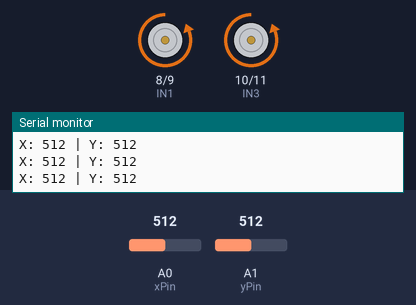
This sketch was run on a simulated Arduino Uno, built with avr-gcc and run on an emulated ATmega328P. Parts: motor-driver pin pairs drawn as motors (green arrow = first pin HIGH = forward, orange = second pin HIGH = backward, longer = more drive), the last lines printed to the serial monitor. Inputs (shaded band) come from the test bench; at power-on: A1 (yPin) = 512, A0 (xPin) = 512.

Above: at 1.2 s.
1.3 s: A1 (yPin) set to 395
2.8 s: A1 (yPin) set to 365
At 3.5 s:
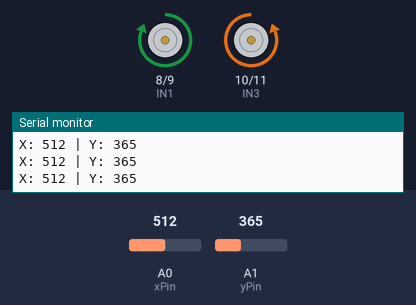
4.3 s: A0 (xPin) set to 398
5.8 s: A0 (xPin) set to 366
At 6.5 s:
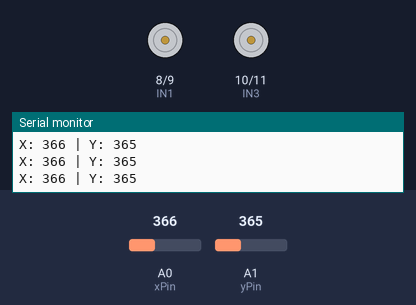
7.3 s: A1 (yPin) set to 292
8.8 s: A1 (yPin) set to 273
At 9.5 s:
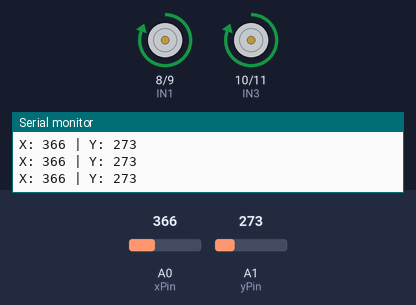
Timing chart, 0 to 11.3 s (numbered marks = the images above; inputs shaded):
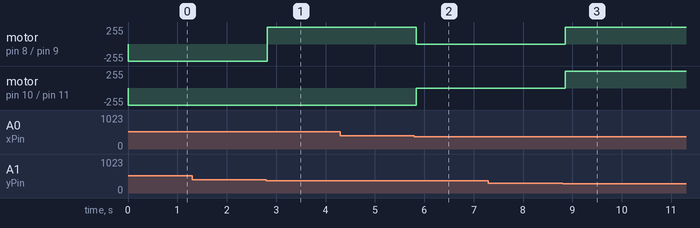

The sketch:

Robotic_Car_Using_ADXL335.ino
```cpp
/*
  Simple Gesture Control Car
  - Sensor: ADXL335
  - Driver: L298N
  - Motors: 4 DC Motors
*/

// --- Pin Definitions ---
// Accelerometer Pins
const int xPin = A0;
const int yPin = A1;

// Motor Driver Pins (L298N)
// Left Motors
const int IN1 = 8;
const int IN2 = 9;
// Right Motor10
const int IN3 = 10;
const int IN4 = 11;

// --- Threshold Variables ---
// These determine sensitivity. You may need to adjust them based on calibration.
// Analog read is 0-1023. Midpoint (flat) is usually around 330-340 for 3.3V modules.
int xVal = 0;
int yVal = 0;

// Change these limits to make the controller more or less sensitive
const int forwardLimit = 280;   // If Y is lower than this -> Go Forward
const int backwardLimit = 380;  // If Y is higher than this -> Go Backward
const int leftLimit = 280;      // If X is lower than this -> Turn Left
const int rightLimit = 380;     // If X is higher than this -> Turn Right

void setup() {
  // Initialize Motor Pins as Output
  pinMode(IN1, OUTPUT);
  pinMode(IN2, OUTPUT);
  pinMode(IN3, OUTPUT);
  pinMode(IN4, OUTPUT);

  // Initialize Serial for debugging
  Serial.begin(9600);
}

void loop() {
  // Read sensor values
  xVal = analogRead(xPin);
  yVal = analogRead(yPin);

  // Print values to Serial Monitor to help you calibrate
  Serial.print("X: ");
  Serial.print(xVal);
  Serial.print(" | Y: ");
  Serial.println(yVal);

  // --- Logic Control ---

  // 1. MOVE FORWARD
  if (yVal < forwardLimit) {
    moveForward();
  }
  // 2. MOVE BACKWARD
  else if (yVal > backwardLimit) {
    moveBackward();
  }
  // 3. TURN LEFT
  else if (xVal < leftLimit) {
    turnLeft();
  }
  // 4. TURN RIGHT
  else if (xVal > rightLimit) {
    turnRight();
  }
  // 5. STOP (If car is flat/neutral)
  else {
    stopCar();
  }

  delay(100); // Small delay for stability
}

// --- Movement Functions ---

void moveForward() {
  // Left Motors Forward
  digitalWrite(IN1, HIGH);
  digitalWrite(IN2, LOW);
  // Right Motors Forward
  digitalWrite(IN3, HIGH);
  digitalWrite(IN4, LOW);
}

void moveBackward() {
  // Left Motors Backward
  digitalWrite(IN1, LOW);
  digitalWrite(IN2, HIGH);
  // Right Motors Backward
  digitalWrite(IN3, LOW);
  digitalWrite(IN4, HIGH);
}

void turnLeft() {
  // Left Motors Backward
  digitalWrite(IN1, LOW);
  digitalWrite(IN2, HIGH);
  // Right Motors Forward
  digitalWrite(IN3, HIGH);
  digitalWrite(IN4, LOW);
}

void turnRight() {
  // Left Motors Forward
  digitalWrite(IN1, HIGH);
  digitalWrite(IN2, LOW);
  // Right Motors Backward
  digitalWrite(IN3, LOW);
  digitalWrite(IN4, HIGH);
}

void stopCar() {
  digitalWrite(IN1, LOW);
  digitalWrite(IN2, LOW);
  digitalWrite(IN3, LOW);
  digitalWrite(IN4, LOW);
}
```

Measured:
- the behaviour switches between 381 and 380 on A1 (yPin) (found by bisection; images 0 and 1)
- the behaviour switches between 381 and 380 on A0 (xPin) (found by bisection; images 1 and 2)
- the behaviour switches between 280 and 279 on A1 (yPin) (found by bisection; images 2 and 3)
- after the input at 2.8 s, motor on pin 8 (IN1) / pin 9 (IN2): backward 255/255 → forward 255/255 at once
- after the input at 5.8 s, motor on pin 8 (IN1) / pin 9 (IN2): forward 255/255 → stopped at once; motor on pin 10 (IN3) / pin 11 (IN4): backward 255/255 → stopped at once
- after the input at 8.8 s, motor on pin 8 (IN1) / pin 9 (IN2), motor on pin 10 (IN3) / pin 11 (IN4): stopped → forward 255/255 after 0.06 s
